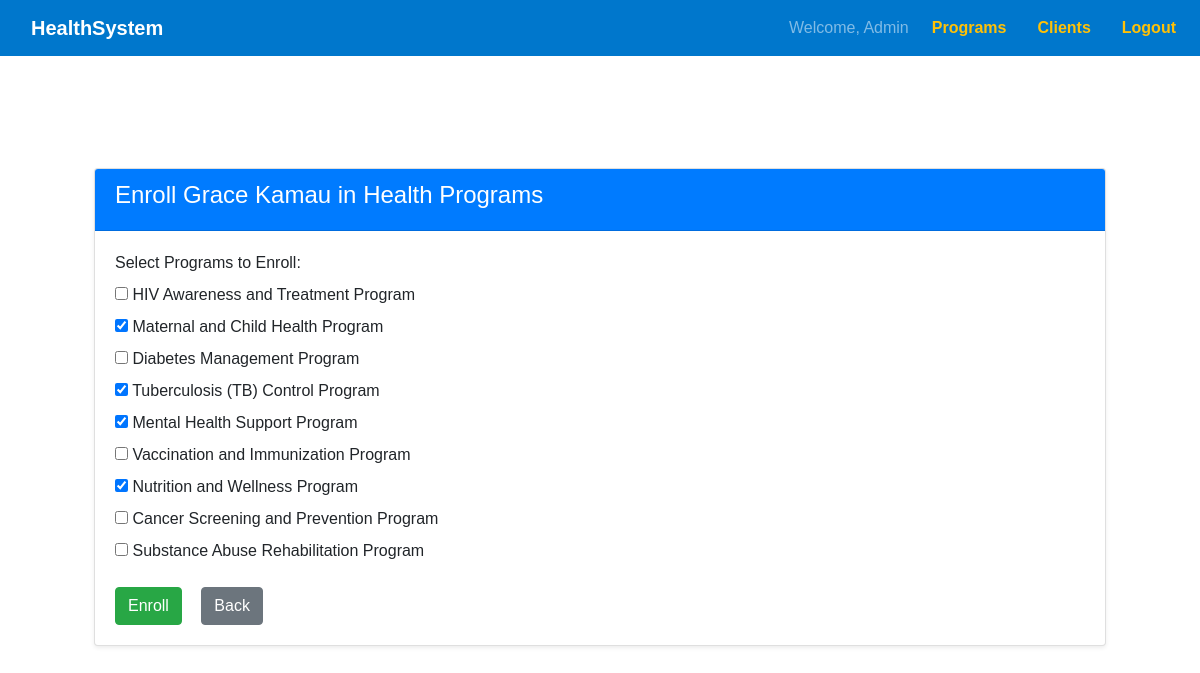
Page /clients/enroll/5/ (signed in) on the earlier database version.
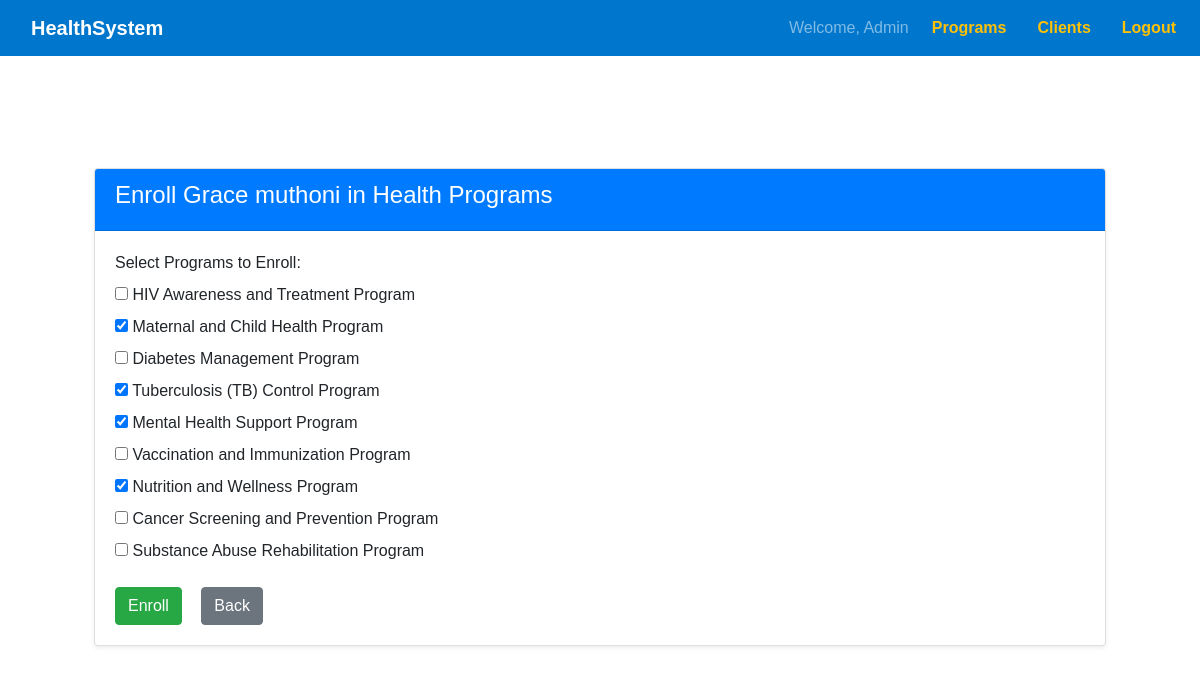
Same page on the later database version.
### health/models.py (models this page shows, shortened)
class Client(models.Model):
    first_name = models.CharField(max_length=100)
    last_name = models.CharField(max_length=100)
    date_of_birth = models.DateField()
    gender_choices = [('M', 'Male'), ('F', 'Female'), ('O', 'Other')]
    gender = models.CharField(max_length=1, choices=gender_choices)
    contact_number = models.CharField(max_length=15, blank=True)
    address = models.TextField(blank=True)
    created_at = models.DateTimeField(auto_now_add=True)
    enrolled_programs = models.ManyToManyField(HealthProgram, blank=True)

### health/views.py (the view)
# urls.py: path('clients/enroll/<int:client_id>/', views.enroll_client, name='enroll_client'),
@login_required
def enroll_client(request, client_id):
    client = get_object_or_404(Client, id=client_id)
    if request.method == 'POST':
        form = EnrollClientForm(request.POST, instance=client)
        if form.is_valid():
            form.save()
            return redirect('client_list')# redirect to client list
    else:
        form = EnrollClientForm(instance=client)
    return render(request, 'enroll_client.html', {'form': form, 'client': client})

### health/forms.py
class EnrollClientForm(forms.ModelForm):
    enrolled_programs = forms.ModelMultipleChoiceField(
        queryset=HealthProgram.objects.all(),
        widget=forms.CheckboxSelectMultiple,
        required=True,
        label="Select Programs to Enroll"
    )
    class Meta:
        model = Client
        fields = ['enrolled_programs']

### health/models.py (called while the page is built)
    def __str__(self):
        return self.name

### health/templates/enroll_client.html (shortened to what this page needs)
{% extends 'base.html' %}
{% block content %}
<div class="container mt-5">
    <div class="card shadow-sm">
        <div class="card-header bg-primary text-white">
            <h4>Enroll {{ client.first_name }} {{ client.last_name }} in Health Programs</h4>
        </div>
        <div class="card-body">
            <form method="post">
                <div class="mb-3">
                    {{ form.enrolled_programs.label_tag }}
                    {{ form.enrolled_programs }}
                </div>
                <button type="submit" class="btn btn-success">Enroll</button>
                <a href="{% url 'client_list' %}" class="btn btn-secondary">Back</a>
            </form>
        </div>
    </div>
</div>
{% endblock %}

Differences in the rows shown:
changed Client "Grace": last_name "Kamau" → "muthoni"
